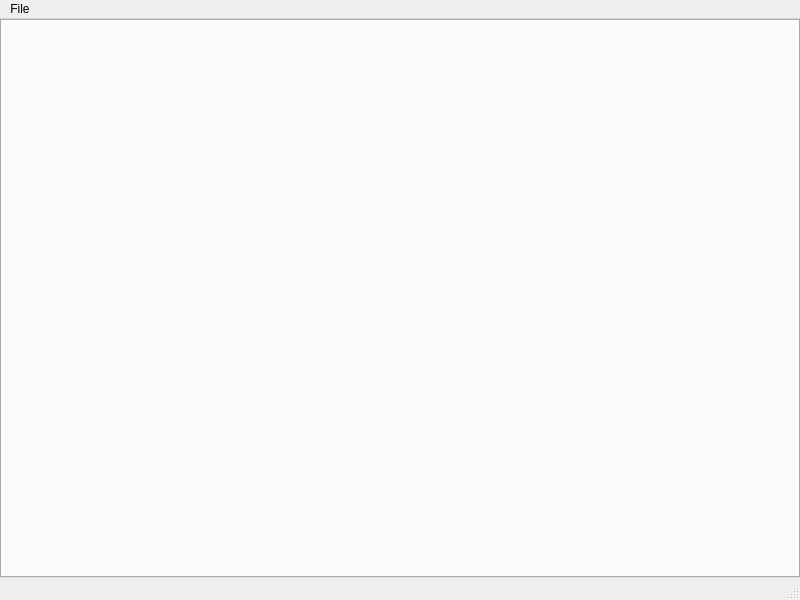
<?xml version="1.0" encoding="UTF-8"?>
<!--
Accountant - accounting program
Copyright (C) 2025  Cole Blakley

This program is free software: you can redistribute it and/or modify
it under the terms of the GNU General Public License as published by
the Free Software Foundation, either version 3 of the License, or
(at your option) any later version.

This program is distributed in the hope that it will be useful,
but WITHOUT ANY WARRANTY; without even the implied warranty of
MERCHANTABILITY or FITNESS FOR A PARTICULAR PURPOSE.  See the
GNU General Public License for more details.

You should have received a copy of the GNU General Public License
along with this program.  If not, see <https://www.gnu.org/licenses/>.
-->
<ui version="4.0">
 <class>MainWindow</class>
 <widget class="QMainWindow" name="MainWindow">
  <property name="geometry">
   <rect>
    <x>0</x>
    <y>0</y>
    <width>800</width>
    <height>600</height>
   </rect>
  </property>
  <property name="windowTitle">
   <string>Accountant</string>
  </property>
  <widget class="QWidget" name="centralwidget">
   <layout class="QVBoxLayout" name="verticalLayout">
    <property name="leftMargin">
     <number>0</number>
    </property>
    <property name="topMargin">
     <number>0</number>
    </property>
    <property name="rightMargin">
     <number>0</number>
    </property>
    <property name="bottomMargin">
     <number>0</number>
    </property>
    <item>
     <widget class="QTabWidget" name="tabs">
      <property name="tabsClosable">
       <bool>true</bool>
      </property>
      <property name="tabBarAutoHide">
       <bool>true</bool>
      </property>
     </widget>
    </item>
   </layout>
  </widget>
  <widget class="QMenuBar" name="menubar">
   <property name="geometry">
    <rect>
     <x>0</x>
     <y>0</y>
     <width>800</width>
     <height>24</height>
    </rect>
   </property>
   <widget class="QMenu" name="file_menu">
    <property name="title">
     <string>File</string>
    </property>
    <addaction name="file_open"/>
   </widget>
   <addaction name="file_menu"/>
  </widget>
  <widget class="QStatusBar" name="statusbar"/>
  <action name="file_open">
   <property name="text">
    <string>Open...</string>
   </property>
   <property name="shortcut">
    <string>Ctrl+O</string>
   </property>
  </action>
 </widget>
 <resources/>
 <connections/>
</ui>
